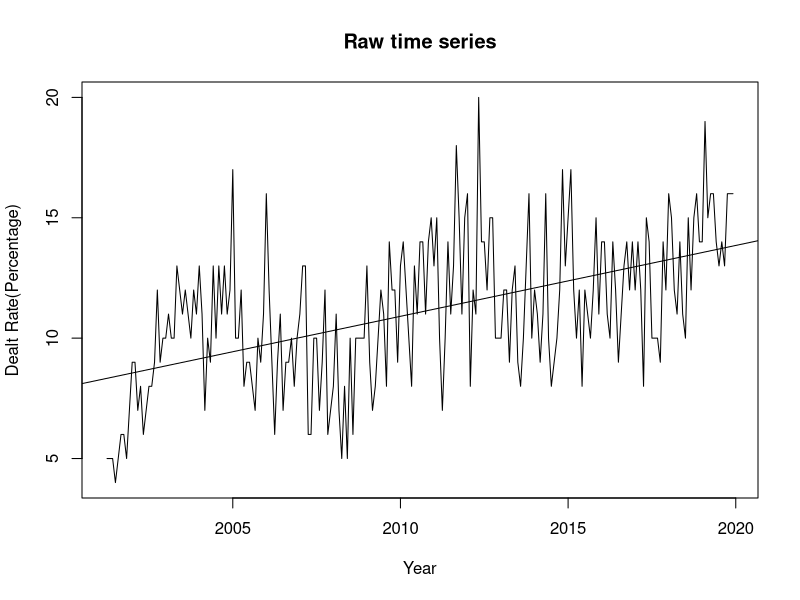
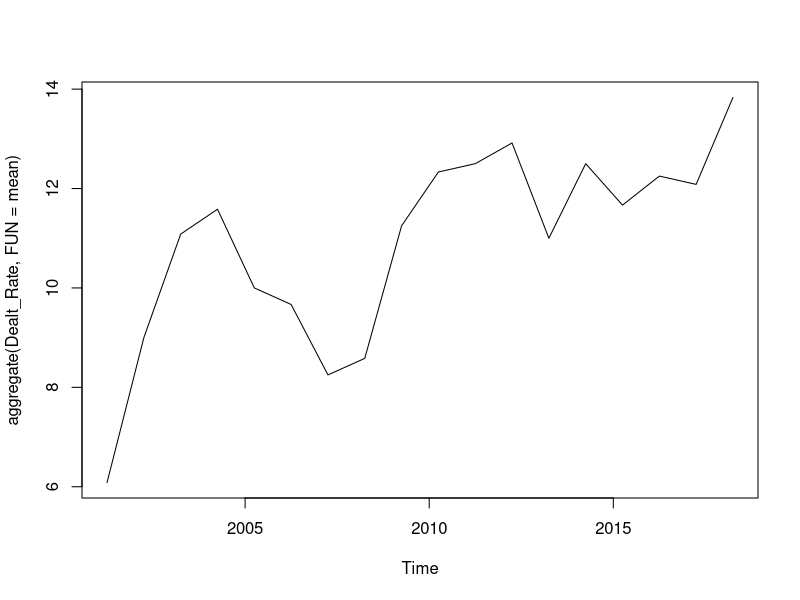
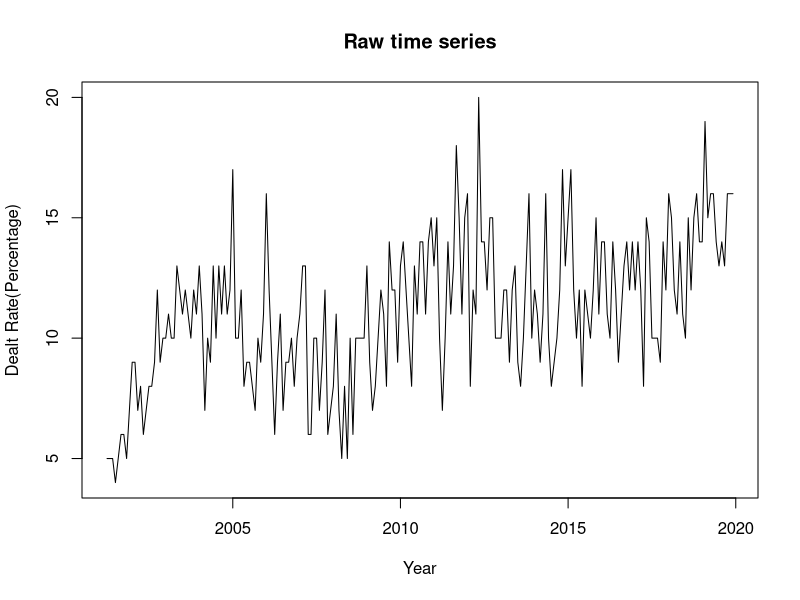
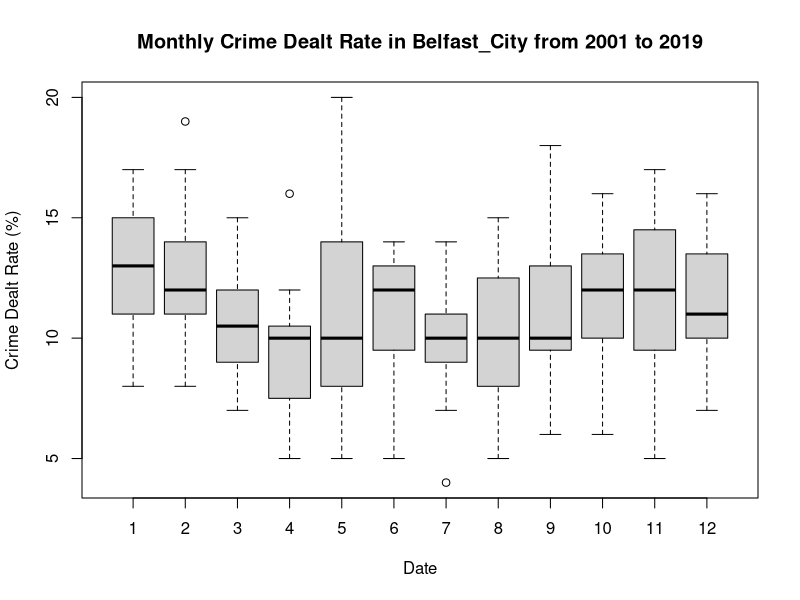
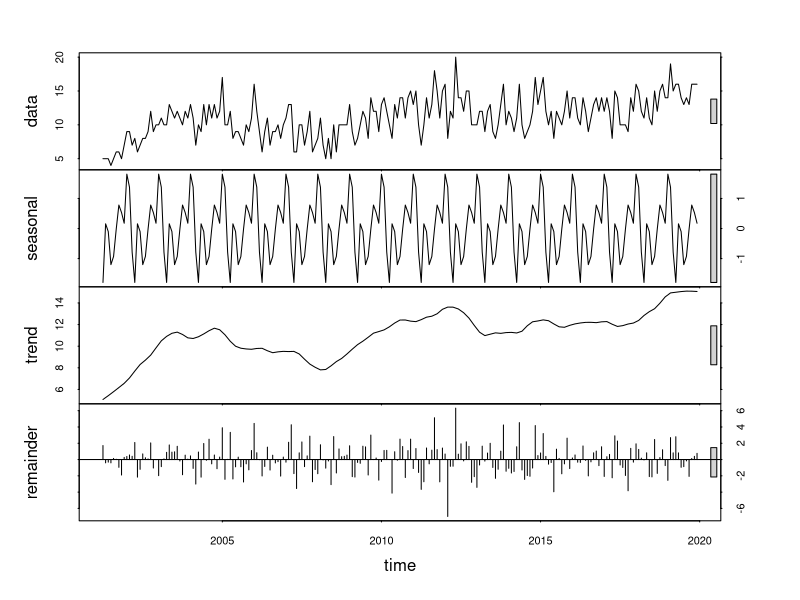
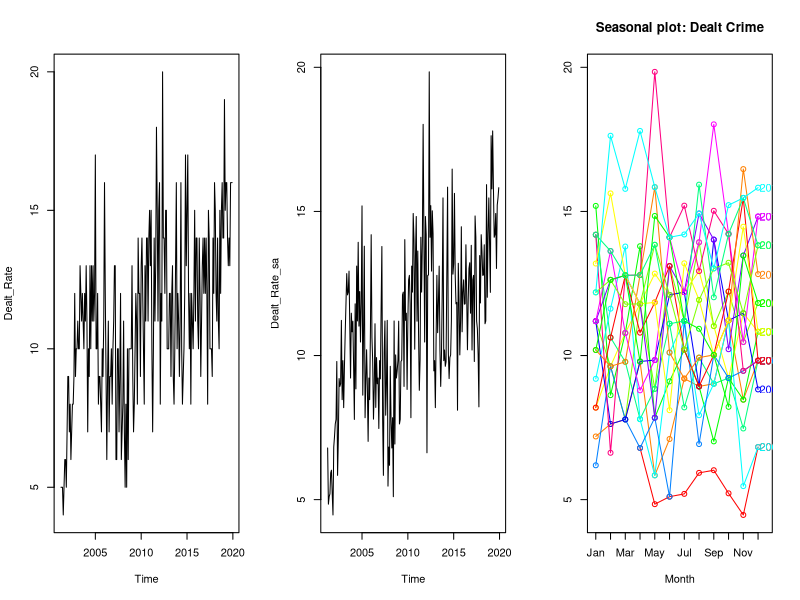
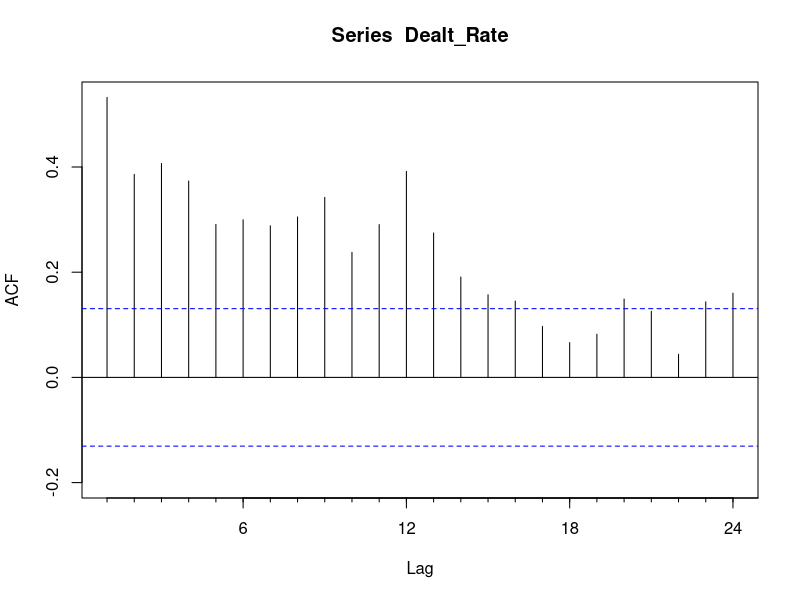
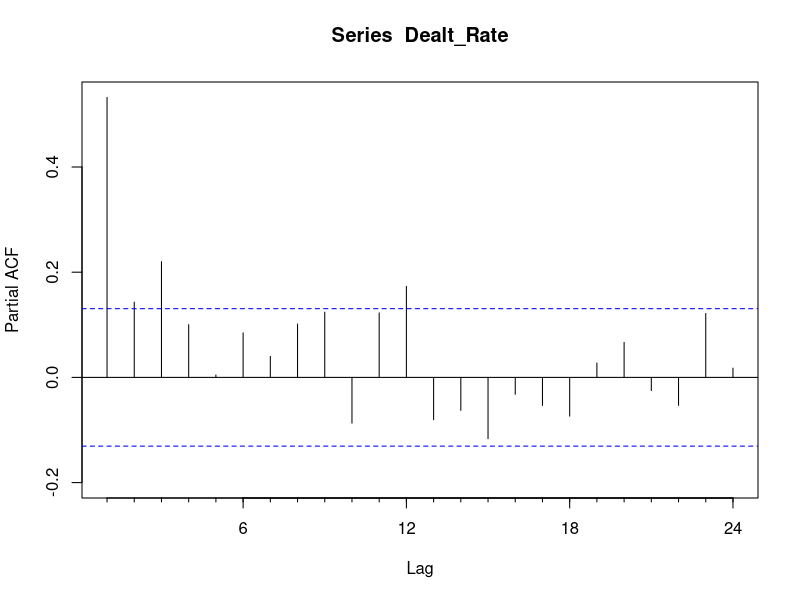

R code for these plots, in order:
#Reading the data
Belfast_Crm <- read.csv("Belfast_Crm.csv")
#Merging Calendar_Year and Month Columns
Belfast_Crm$Date = paste(Belfast_Crm$Calendar_Year,Belfast_Crm$Month, sep = "-")
str(Belfast_Crm)
#Converting Date to type Date
library("zoo")
Belfast_Crm$ Date <- as.Date(as.yearmon(Belfast_Crm$Date, format = "%Y-%m"))
#Removing the unwanted columns 
Belfast_Crm <- Belfast_Crm[ -c(1, 2, 4:6, 12) ]
#Moving the Date Column to first
Belfast_Crm <- Belfast_Crm[,c(2,1:ncol(Belfast_Crm)-1)]

#Creating a time series object
Dealt_Rate <- ts(Belfast_Crm$CD_Rate, start=c(2001, 4), frequency=12)
#Displaying the time series object
Dealt_Rate
#Show the cycle of ts object
cycle(Dealt_Rate)

#Using functions to determine various properties of the time series object.
#This information shows that the time series object contains data between 2001 to 2019. 
#The frequency indicates the data is monthly.
cat("Start of Dealt_Rate : ", start(Dealt_Rate), "\n")
cat("End of Dealt_Rate : ", end(Dealt_Rate), "\n")
cat("Frequency of Dealt_Rate : ", frequency(Dealt_Rate), "\n")
cat("Class of Dealt_Rate : ", class(Dealt_Rate), "\n")
print(summary(Dealt_Rate))


#Plotting the data 
plot(Dealt_Rate, xlab="Year", ylab = "Dealt Rate(Percentage)",main="Raw time series")
# Adding a straight line that shows the linear relationship
# between Dealt Rate and time
#****************
abline(reg=lm(Dealt_Rate~time(Dealt_Rate)))
#****************

#We can examine the yearly trend within the data using the aggregate() function.
#The chart demonstrates the year based trend, that the delat rate is increasing.
plot(aggregate(Dealt_Rate,FUN=mean))


#install.packages("forecast")
library(forecast)
ylim <- c(min(Dealt_Rate), max(Dealt_Rate))
plot(Dealt_Rate, xlab="Year", ylab = "Dealt Rate(Percentage)",main="Raw time series")



#We can examine any seasonal effects within the data using a boxplot()
#In the boxplot there are more criminal damage cases delat in months of january, june, October, November and December
#This indicates seasonality with cycle of 12 months. 
boxplot(Dealt_Rate ~ cycle(Dealt_Rate),
        xlab="Date", 
        ylab = "Crime Dealt Rate (%)" ,
        main ="Monthly Crime Dealt Rate in Belfast_City from 2001 to 2019")


#Decomposing the trend, seasonality and residuals using the stl()
Dealt_Rate_stl <- stl(Dealt_Rate, s.window="period")
#Removing the seasonal component
Dealt_Rate_sa <- seasadj(Dealt_Rate_stl)
#Plotting the stl()
plot(Dealt_Rate_stl)
#Plotting the original data, seasonality removed data and seasonality for differentt years 
opar <- par(no.readonly=TRUE)
par(mfrow=c(1,3))
plot(Dealt_Rate, type="l")  # original series
plot(Dealt_Rate_sa, type="l")  # seasonal adjusted
seasonplot(Dealt_Rate_sa, 12, col=rainbow(12), year.labels=TRUE, main="Seasonal plot: Dealt Crime") # seasonal frequency set as 12 for monthly data.
par(opar)


#We can apply the adf.test() function, which the Augmented Dickey-Fuller Test 
#to determine if a time series is stationary
# Test if a time series is stationary
library(tseries)
# p-value < 0.05 indicates the TS is stationary
# The Dickey-Fuller value obtined is -4.4228
# In this eample,  Belfast_crime Dealt_Rate  data is stationary
adf.test(Dealt_Rate, alternative = "stationary")
#As from the plot, the data apperas to be non-stationary
#Since this is monthly data, we need to expand the test’s lag visibility to 12 so it can see the seasonality.
# The Dickey-Fuller value obtined is -2.3482
#The p-value is 0.4298, that is  again less than 5% (p <0.05),  so we reject the null hypothesis
adf.test(Dealt_Rate, alternative = "stationary", k = 12)


#Another way to test for stationarity is to use autocorrelation.
#The ACF of non-stationary data decreases slowly. 
#From this plot , it can be seen that the ACF is slowly dropping to zero, but there are fluctuations also
Acf(Dealt_Rate)
Pacf(Dealt_Rate)

#As the KPSS = not stationary and ADF = stationary -> it is having  difference stationary
#So using differencing to make series Strict Stationary
#A strict stationary series satisfies the mathematical definition of a stationary process. 
#For a strict stationary series, the mean, variance and covariance are not the function of time
kpss.test(Dealt_Rate)


#No seasonal differences are suggested as FS<0.64
#The output suggests that,  no log is required to make the data stationary.
nsdiffs(Dealt_Rate)
#The output suggests that, one differencing is required to make the data stationary
ndiffs(Dealt_Rate)

#From the plot and seasonal decomposition, it is evident that, there is seasonality in data
#So doing seasonal differencing on data 
#using diff() to stabilise the mean of the data
Dealt_Rate_d1 <- diff(Dealt_Rate, lag = 12, differences =1)

# Showing both differenced and original data side-by-side for comparison
opar <- par(no.readonly=TRUE)
par(mfrow=c(1,2))
plot(Dealt_Rate, main = "Original Belfast city- Criminal Damage dealt rate dataset")
plot(Dealt_Rate_d1, main = "Differenced Belfast city- Criminal Damage dealt rate datase")
par(opar)


#We need to examine whether there's a trend in the data.
# p-value < 0.05 indicates the TS is stationary
#The dicker-fuller value is -4.2771, but with lag=5
adf.test(Dealt_Rate_d1, alternative = "stationary")
# p-value is 0.1 which is greater than 0.05, that indicates the TS is stationary
kpss.test(Dealt_Rate_d1)


# Plotting the Acf and Pacf of stationary data to identify p and q values 
Acf(Dealt_Rate_d1)
Pacf(Dealt_Rate_d1)

#ARIMA MODEL
#Using auto-arima model to find the p, q and d values that fits the data 
#This model shows an AIC value of 1012.27 and BIC value of 1029.33
auto_arima <- auto.arima(Dealt_Rate)
auto_arima

#p – The lag value where the PACF shuts off at lag=2.
#q – There is an expoential decrease till 3 in ACF 
#This model shows an aic value of 969.05
#The ma is 81% and ar is 89%
arima(Dealt_Rate, c(2,1,3), seasonal = list(order = c(2,1,3), period = 12))

#p – The lag value where the PACF shuts off at lag=2, but it is below 0, so testing with lag = 1.
#q – There is an expoential decrease till 3 in ACF 
#This model shows an aic value of 977.58
#The ma3 is 74% and ar is 87%
arima(Dealt_Rate, c(1,1,3), seasonal = list(order = c(1,1,3), period = 12))

#p – The lag value where the PACF chart crosses the upper confidence interval for the first time. In this case p=1.
#q – The lag value where the ACF chart crosses the upper confidence interval for the first time. In this case q=1.
#This model shows an AIC value of 970.19
#The ma is 83% and ar is 11%
arima(Dealt_Rate, c(1,1,1), seasonal = list(order = c(1,1,1), period = 12))

#Of these models, the best is the ARIMA(2,1,3)(2,1,3)12 model (i.e.it has the smallest AIC value).
#Fitting the selected ARIMA model
fit <- arima(Dealt_Rate, c(2,1,3), seasonal = list(order = c(2,1,3), period = 12))
fit


#Predicting the crime dealing rate for 3 years
prediction <- predict(fit, n.ahead = 3 * 12)
prediction


#Plot a forecast of the time series using the forecast function
#with a 95% confidence interval where h is the forecast periods in months.
forecast_dealing_rate <- forecast(fit, level = c(95), h = 36)
forecast_dealing_rate

#Plotting the forecasted values
autoplot(forecast_dealing_rate)


#Comparisons
#auto_arima AIC = 1012.55
#fit AIC = 969.05

#Auto_arima coefficient for the moving averages is -0.6773
#fit coefficient for the moving averages is -0.8123

#Auto_arima MAPE = 17.51857
#fit MAPE = 14.48645
accuracy(auto_arima)
accuracy(fit)


plot(forecast(auto_arima, 3 * 12), xlab = "Year", ylab = "Criminal Damage cases delaing rate")
plot(forecast(forecast_dealing_rate, 3), xlab = "Year", ylab = "Criminal Damage cases delaing rate ")


#Evaluating the model
qqnorm(auto_arima$residuals)
qqline(auto_arima$residuals)

#The Box.test() function tests that the autocorrelations are all zero.
#H0 = the autocorrelations are all zero.
#p > 0.05, so fail to reject the null hypothesis. This ARIMA model appears to fit the data well
Box.test(auto_arima$residuals, type = "Ljung-Box")

#Applying the same tests to the manually selected model.
qqnorm(fit$residuals)
qqline(fit$residuals)
#The fit p value is slightly better than the auto ARIMA p value
#p-value = 0.9542
Box.test(fit$residuals, type = "Ljung-Box")


#Choosing training and testing data
#Assessing the predicted values versus actual values from the dataset
dealt_rate_train <- window(x = Dealt_Rate, start=c(2001,4), end=c(2016, 12))
dealt_rate_test <- window(x = Dealt_Rate, start=c(2017))

dealt_rate_train
dealt_rate_test


fit <- arima(dealt_rate_train, c(2,1,3), seasonal = list(order = c(2,1,3), period = 12))
fit

auto_arima <- auto.arima(dealt_rate_train)
auto_arima


predict_auto_ARIMA <- forecast(auto_arima, 3 * 12)
predict_auto_ARIMA


precict_manual_ARIMA <- forecast(fit, 3 * 12)
precict_manual_ARIMA



# make actuals_predicted dataframe
# for manual ARIMA
actuals_predictions <- data.frame(cbind(actuals = dealt_rate_test, predicted = precict_manual_ARIMA))
head(actuals_predictions)


correlation_accuracy <- cor(actuals_predictions)
correlation_accuracy
